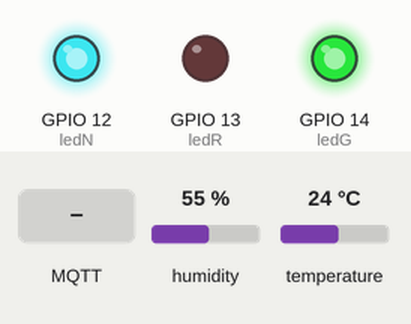
This sketch was run on a simulated ESP32. On the bench: output pins drawn as LEDs (lit = HIGH). The inputs (shaded band) are chosen by the test bench; at power-on: humidity 55 %, temperature 24 °C. WiFi joins after 1.5 s; servers stay silent unless stated; no MQTT or app messages arrive unless stated; what the sketch prints to the serial monitor is not drawn.

Above: at 2.7 s.
2.8 s: humidity set to 22 %
At 17.7 s:
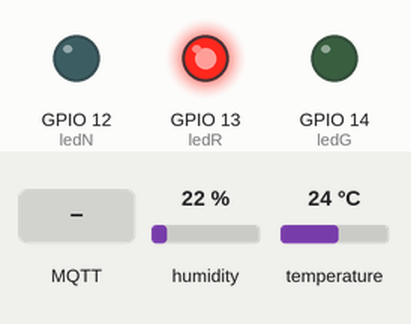
At 27.8 s:
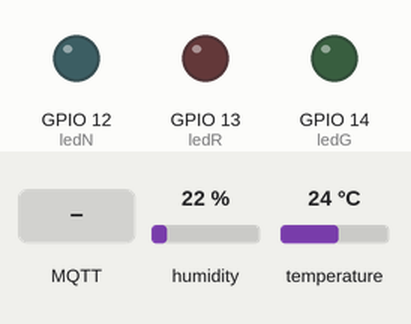
30.0 s: MQTT message "1" arrives on the first subscribed topic
Timing chart, 0 to 45.1 s (numbered marks = the images above; inputs shaded):
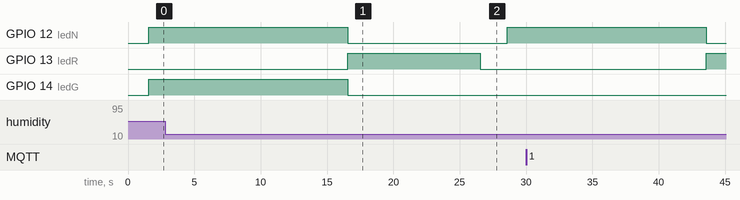

The sketch:

sketch.ino
```cpp
#include <DHT.h>
#include <WiFi.h>
#include <PubSubClient.h>

#define DHTPIN 32     // Pino onde o sensor está conectado (GPIO32)
#define DHTTYPE DHT22 // Tipo do sensor (DHT22)

#define ledR 13       // Pino do LED vermelho (GPIO13)
#define ledG 14       // Pino do LED verde (GPIO14)
#define ledN 12       // Pino do LED normal (GPIO12) - Novo LED
//#define vSolenoide 15 // Pino da válvula solenoide (comentado)

///########### configuração do wifi
#define WIFI_SSID "Wokwi-GUEST"
#define WIFI_PASSWORD ""
#define WIFI_CHANNEL 6
int status = WL_IDLE_STATUS; // o status do rádio Wi-Fi

///########## configuração do MQTT
const char *mqtt_server = "test.mosquitto.org"; // Broker MQTT
char *my_topic_SUB = "FIT/SUB";                 // Tópico para inscrição
char *my_topic_PUB = "FIT/PUB";                 // Tópico para publicação

/////##### configuração do wifi e MQTT
WiFiClient espClient;
PubSubClient client(espClient);
DHT dht(DHTPIN, DHTTYPE);

void conectawifi()
{
    WiFi.begin(WIFI_SSID, WIFI_PASSWORD, WIFI_CHANNEL);
    Serial.print("Conectando ao WiFi ");
    Serial.print(WIFI_SSID);
    while (WiFi.status() != WL_CONNECTED)
    {
        delay(100);
        Serial.print(".");
    }
    Serial.println(" Conectado!");

    Serial.print("IP address: ");
    Serial.println(WiFi.localIP());
}

// Process incoming MQTT message and control the servo motor
void callback(char *topic, byte *payload, unsigned int length)
{
    String string;
    Serial.print("Chegou a mensagem [");
    Serial.print(topic);
    Serial.print("] ");
    for (int i = 0; i < length; i++)
    {
        string += ((char)payload[i]);
    }
    Serial.print(string);
}

// Attempt to reconnect to the MQTT broker if the connection is lost
void reconnect()
{
    while (!client.connected())
    {
        Serial.print("Tentando conectar ao MQTT ...");
        if (client.connect("ESPClient"))
        {
            Serial.println("Conectado");
            client.subscribe(my_topic_SUB);
        }
        else
        {
            Serial.print("falhou, rc=");
            Serial.print(client.state());
            Serial.println(" Tente novamente em 5 segundos");
        }
    }
}

void setup()
{
    Serial.begin(115200);
    pinMode(ledR, OUTPUT);
    pinMode(ledG, OUTPUT);
    pinMode(ledN, OUTPUT); // Configura o novo LED como saída
    //pinMode(vSolenoide, OUTPUT);
    dht.begin();
    conectawifi();
    client.setServer(mqtt_server, 1883);
    client.setCallback(callback);
}

void loop()
{
    if (!client.connected())
    {
        reconnect();
    }
    client.loop();

    float umidade = dht.readHumidity();
    float temperatura = dht.readTemperature(); // Lê a temperatura

    if (isnan(umidade) || isnan(temperatura))
    {
        Serial.println("Falha ao ler o sensor DHT!");
        return;
    }

    // Controle de umidade
    if (umidade < 50.0)
    {
        digitalWrite(ledR, HIGH);    // Liga o LED Vermelho
        digitalWrite(ledG, LOW);     // Desliga o LED Verde
        digitalWrite(ledN, LOW);     // Desliga o LED Normal
        //digitalWrite(vSolenoide, HIGH); // Ativa a válvula solenoide
        client.publish("umidade", "Umidade Baixa =( REGANDO..."); // Publica a umidade no tópico "umidade"
        delay(10000);                // Mantém a válvula solenoide ativa por 10 segundos
        //digitalWrite(vSolenoide, LOW); // Desativa a válvula solenoide
        digitalWrite(ledR, LOW);     // Desliga o LED Vermelho
        delay(2000);
    }
    else if (umidade >= 51.0)
    {
        digitalWrite(ledG, HIGH);    // Liga o LED Verde
        digitalWrite(ledR, LOW);     // Desliga o LED Vermelho
        digitalWrite(ledN, LOW);     // Desliga o LED Normal
        //digitalWrite(vSolenoide, LOW); // Mantém a válvula solenoide desativada
        client.publish("umidade", "Umidade Alta =)"); // Publica a umidade no tópico "umidade"
    }
    else
    {
        digitalWrite(ledG, LOW);     // Desliga o LED Verde
        digitalWrite(ledR, LOW);     // Desliga o LED Vermelho
        digitalWrite(ledN, LOW);     // Desliga o LED Normal
        //digitalWrite(vSolenoide, LOW); // Mantém a válvula solenoide desativada
        client.publish("umidade", "Normal"); // Publica a umidade no tópico "umidade"
    }

    // Controle de temperatura
    if (temperatura >= 18.0 && temperatura <= 28.0) // Exemplo de faixa de temperatura normal
    {
        digitalWrite(ledN, HIGH);    // Liga o LED Normal
        client.publish("temperatura", "Temperatura Normal =)"); // Publica a temperatura no tópico "temperatura"
    }
    else
    {
        digitalWrite(ledN, LOW);     // Desliga o LED Normal
        client.publish("temperatura", "Temperatura Fora da Faixa =("); // Publica a temperatura no tópico "temperatura"
    }

    delay(15000); // Aguarda 15 segundos antes de ler o sensor novamente
}
```

Measured:
- after the input at 2.8 s, GPIO 12 (ledN): HIGH → LOW after 13.8 s, → HIGH 12.0 s later; GPIO 13 (ledR): LOW → HIGH after 13.8 s, → LOW 10.0 s later; GPIO 14 (ledG): HIGH → LOW after 13.8 s
